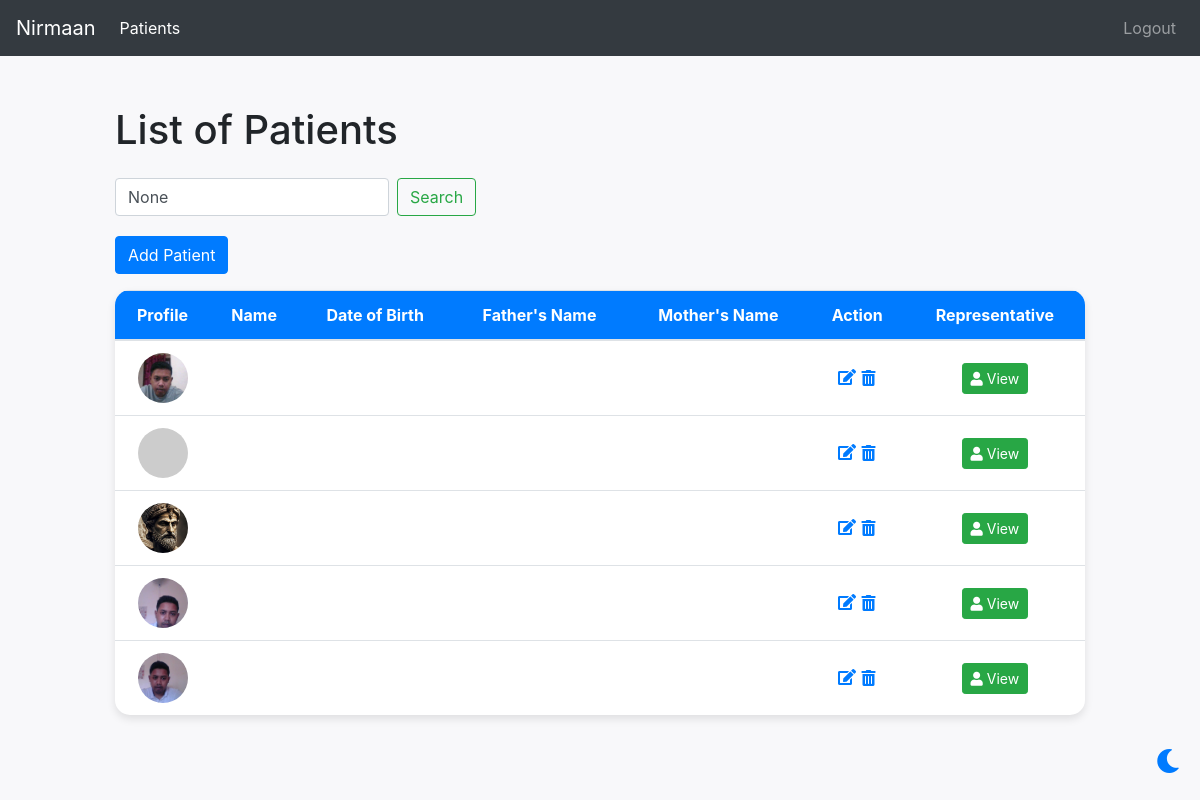
Before: /search/ (signed in) with the older database file.
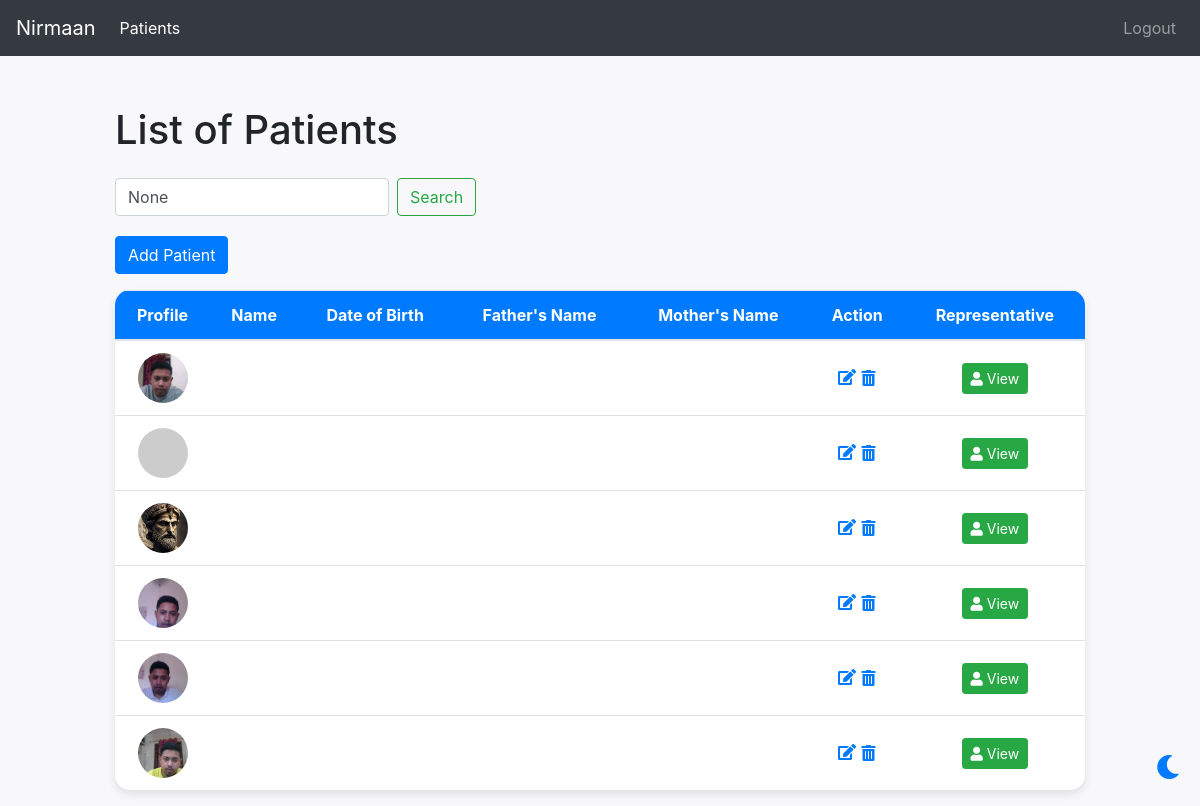
After: the same page with the newer database file.
### patient/models.py (models this page shows, shortened)
class Patient(models.Model):
	name = models.CharField(name="Name of Patient", max_length=100)
	admission_date = models.DateField(name="Date of Admission", blank=True, null=True)
	release_date = models.DateField(name="Date of Release", blank=True, null=True)
	date_of_birth = models.DateField(name="Date of Birth", blank=True, null=True)
	father_name = models.CharField(name="Name of Father", blank=True, null=True, max_length=100)
	mother_name = models.CharField(name="Name of Mother", blank=True, null=True, max_length=100)
	image = models.ImageField(upload_to='patient_images/', blank=True, null=True)
	occupation = models.CharField(name="Occupation", blank=True, null=True, max_length=100)
	qualification = models.CharField(name="Qualification", blank=True, null=True, max_length=100)
	MARRIED = 'Married'
	UNMARRIED = 'Unmarried'
	MARITAL_STATUS_CHOICES = [
        (MARRIED, 'Married'),
        (UNMARRIED, 'Unmarried'),
    ]
	marital_status = models.CharField(name="Marital Status", blank=True, null=True, max_length=50, choices=MARITAL_STATUS_CHOICES)
	HINDU = 'Hindu'
	MUSLIM = 'Muslim'
	CHRISTIAN = 'Christian'
	OTHER = 'Other'
	RELIGION_CHOICES = [
		(HINDU, 'Hindu'),
		(MUSLIM, 'Muslim'),
		(CHRISTIAN, 'Christian'),
		(OTHER, 'Other'),
	]
	religion = models.CharField(name="Religion", blank=True, null=True, max_length=100, choices=RELIGION_CHOICES)
	income_pm = models.DecimalField(name="Income Per Month", blank=True, null=True, max_digits=10, decimal_places=2)
	language_spoken = models.CharField(name="Language(s) Spoken", blank=True, null=True, max_length=100)
	phone_number_1 = models.IntegerField(name="Phone Number (1)", blank=True, null=True, max_length=10)
	phone_number_2 = models.IntegerField(name="Phone Number (2)", blank=True, null=True, max_length=10)
	whatsapp_number = models.IntegerField(name="Whatsapp Number", blank=True, null=True, max_length=10)
	email_id = models.EmailField(name="Email Address", blank=True, null=True)
	details_of_id_proof_recieved = models.TextField(name="Details of ID Proof Recieved", blank=True, null=True)
	cut_mark_detail = models.CharField(name="Cut Mark Details", blank=True, null=True, max_length=100)

### patient/views.py (the view)
# urls.py: path('search/', views.search_patients, name='search_patients'),
@login_required
def search_patients(request):
    query = request.GET.get('q')
    if query:
        patients = Patient.objects.filter(name__icontains=query)
    else:
        patients = Patient.objects.all()
    return render(request, 'patient_search.html', {'patients': patients, 'query': query})

### templates/patient_search.html (shortened to what this page needs)
<!DOCTYPE html>
<html lang="en">
<head>
    <link rel="stylesheet" href="https://stackpath.bootstrapcdn.com/bootstrap/4.5.2/css/bootstrap.min.css">
    <link rel="stylesheet" href="https://cdnjs.cloudflare.com/ajax/libs/font-awesome/5.15.4/css/all.min.css">
</head>
<body>
    <nav class="navbar navbar-expand-lg navbar-dark bg-dark">
        <a class="navbar-brand" href="{% url 'get_patients' %}">Nirmaan</a>
        <div class="collapse navbar-collapse" id="navbarNav">
            <ul class="navbar-nav mr-auto">
                <li class="nav-item active">
                    <a class="nav-link" href="{% url 'get_patients' %}">Patients</a>
                </li>
            </ul>
            <ul class="navbar-nav ml-auto">
                {% if user.is_authenticated %}
                    <li class="nav-item">
                        <a class="nav-link" href="{% url 'account_logout' %}">Logout</a>
                    </li>
                {% else %}
                    <li class="nav-item">
                        <a class="nav-link" href="{% url 'account_login' %}">Login</a>
                    </li>
                {% endif %}
            </ul>
        </div>
    </nav>
    <div class="toggle-button" onclick="toggleTheme()">
        <i class="fas fa-moon"></i>
    </div>
    <div class="container">
        <h1 class="mb-4">List of Patients</h1>
        <div class="search-bar">
            <form method="GET" action="{% url 'search_patients' %}" class="form-inline">
                <input type="text" name="q" class="form-control mr-sm-2" placeholder="Search patients..." aria-label="Search" value="{{ query }}">
                <button class="btn btn-outline-success my-2 my-sm-0" type="submit">Search</button>
            </form>
        </div>
        <div class="mb-3">
            <a href="{% url 'add_patient' %}" class="btn btn-primary">Add Patient</a>
        </div>
        <table class="table table-hover">
            <thead>
                <tr>
                    <th>Profile</th>
                    <th>Name</th>
                    <th>Date of Birth</th>
                    <th>Father's Name</th>
                    <th>Mother's Name</th>
                    <th>Action</th>
                    <th>Representative</th>
                </tr>
            </thead>
            <tbody>
                {% for patient in patients %}
                <tr>
                    <td>
                        {% if patient.image %}
                            <img src="{{ patient.image.url }}" alt="{{ patient.name }}" class="profile-pic">
                        {% else %}
                            <img src="https://via.placeholder.com/50" alt="No Image" class="profile-pic">
                        {% endif %}
                    </td>
                    <td><a href="{% url 'view_patient' patient.id %}">{{ patient.name }}</a></td>
                    <td>{{ patient.date_of_birth }}</td>
                    <td>{{ patient.father_name }}</td>
                    <td>{{ patient.mother_name }}</td>
                    <td>
                        <a href="{% url 'edit_patient' patient.id %}">
                            <i class="fas fa-edit"></i>
                        </a>
                        <form id="delete-form-{{ patient.id }}" action="{% url 'delete_patient' patient.id %}" method="post" style="display: inline;">
                            <button type="submit" onclick="confirmDelete({{ patient.id }})" class="btn btn-link p-0">
                                <i class="fas fa-trash-alt"></i>
                            </button>
                        </form>
                    </td>
                    <td>
                        <a href="{% url 'view_representative' patient.id %}" class="btn btn-success btn-sm">
                            <i class="fas fa-user"></i> View
                        </a>
                    </td>
                </tr>
                {% endfor %}
            </tbody>
        </table>
    </div>
</body>
</html>

Changed rows visible on the page:
added Patient: image (picture)
